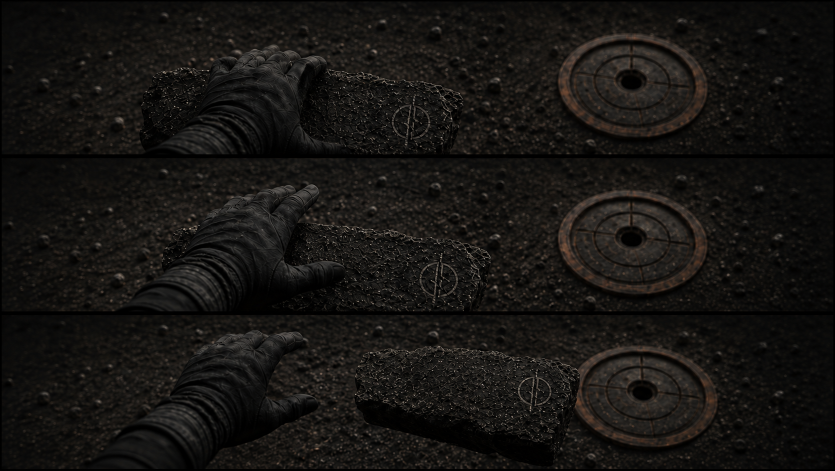
#> input picture prototypes/down-trigger-clip-preprod-v01/hand-release-test-v02.png, 1670 x 942 px (shown at 1/2 size)
$ python build_hand_release_test_v02.py
#> lines starting #> are read from the running program, lines starting #| are printed output that depends on the picture
from pathlib import Path
import random

from PIL import Image, ImageDraw


ROOT = Path(__file__).parent
SOURCE = ROOT / "hand-release-test-v02.png"
OUTPUT = ROOT / "hand-release-test-v02.gif"
FRAME_SIZE = (720, 405)
FPS = 8
EXPOSURES_PER_KEYFRAME = 4


def crop_rows(image: Image.Image):
    if image.size != (1670, 942):
        raise ValueError(f"Unexpected hand sheet size: {image.size}")
    # Exact black separators measured on the v02 board.
    boxes = [(3, 3, 1667, 309), (3, 316, 1667, 623), (3, 630, 1667, 939)]
    return [image.crop(box).convert("RGB") for box in boxes]


def letterbox(panel: Image.Image) -> Image.Image:
    scale = min(FRAME_SIZE[0] / panel.width, FRAME_SIZE[1] / panel.height)
    size = (round(panel.width * scale), round(panel.height * scale))
    resized = panel.resize(size, Image.Resampling.LANCZOS)
    canvas = Image.new("RGB", FRAME_SIZE, (7, 8, 10))
    canvas.paste(resized, ((FRAME_SIZE[0] - resized.width) // 2, (FRAME_SIZE[1] - resized.height) // 2))
    return canvas


def exposure(keyframe: Image.Image, rng: random.Random, index: int) -> Image.Image:
    frame = keyframe.rotate(rng.uniform(-0.18, 0.18), resample=Image.Resampling.BICUBIC, fillcolor=(7, 8, 10))
    shifted = Image.new("RGB", frame.size, (7, 8, 10))
    shifted.paste(frame, (rng.choice([-1, 0, 0, 1]), rng.choice([0, 0, 0, 1])))
    draw = ImageDraw.Draw(shifted, "RGBA")
    if index == 0:
        draw.ellipse((625, 50, 627, 52), fill=(210, 185, 154, 24))
    return shifted


def main():
    sheet = Image.open(SOURCE)
#> sheet is the input picture: PIL image 1670x942 RGB; mean R, G, B 22.3, 20.4, 18.1
    keyframes = [letterbox(row) for row in crop_rows(sheet)]
#> in letterbox, `scale = min(FRAME_SIZE[0] / panel.width, FRAME_SIZE[1] / panel.height)`: scale = 0.433
#> in letterbox, `size = (round(panel.width * scale), round(panel.height * scale))`: size = (720, 132)
#> in letterbox, `resized = panel.resize(size, Image.Resampling.LANCZOS)`:
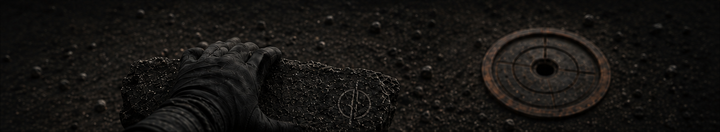
#> resized: PIL image 720x132 RGB; mean R, G, B 22.3, 20.3, 18
#> in letterbox, `canvas.paste(resized, ((FRAME_SIZE[0] - resized.width) // 2, (FRAME_SI..`:
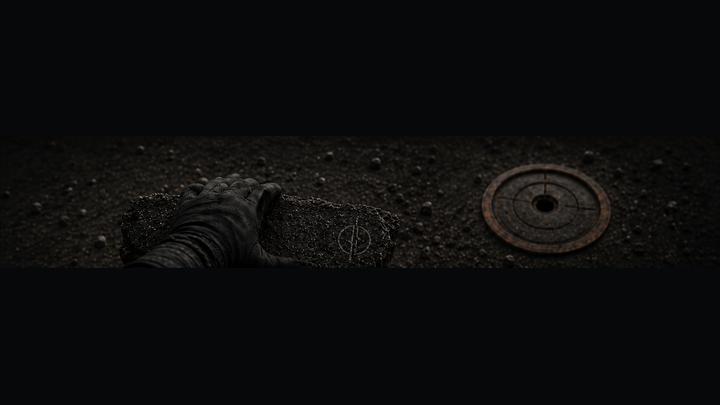
#> canvas: PIL image 720x405 RGB; mean R, G, B 12, 12, 12.6
#> in letterbox (call 2), `size = (round(panel.width * scale), round(panel.height * scale))`: size = (720, 133)
#> in letterbox (call 2), `resized = panel.resize(size, Image.Resampling.LANCZOS)`:
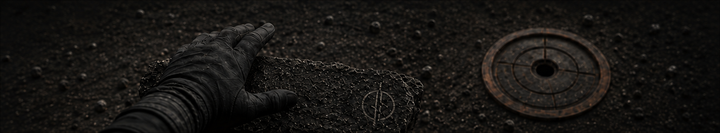
#> resized: PIL image 720x133 RGB; mean R, G, B 23.8, 21.8, 19.4
#> in letterbox (call 2), `canvas.paste(resized, ((FRAME_SIZE[0] - resized.width) // 2, (FRAME_SI..`:
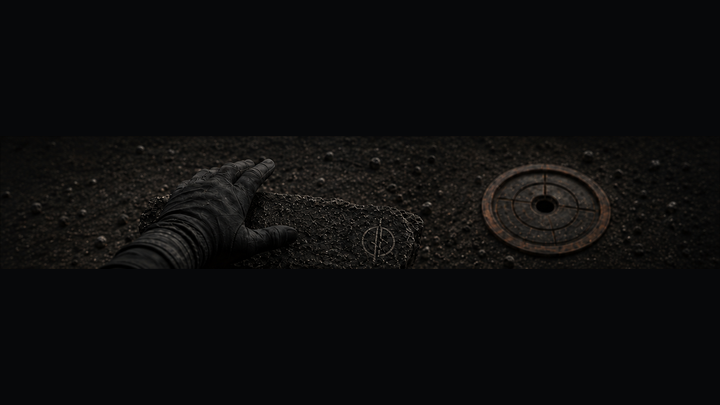
#> canvas: PIL image 720x405 RGB; mean R, G, B 12.5, 12.5, 13.1
#> in letterbox (call 3), `size = (round(panel.width * scale), round(panel.height * scale))`: size = (720, 134)
#> in letterbox (call 3), `resized = panel.resize(size, Image.Resampling.LANCZOS)`:
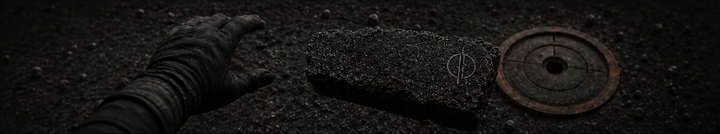
#> resized: PIL image 720x134 RGB; mean R, G, B 22.4, 20.5, 18.2
#> in letterbox (call 3), `canvas.paste(resized, ((FRAME_SIZE[0] - resized.width) // 2, (FRAME_SI..`:
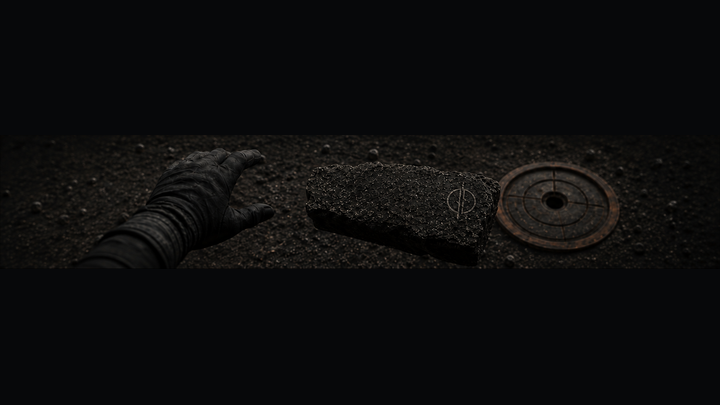
#> canvas: PIL image 720x405 RGB; mean R, G, B 12.1, 12.2, 12.7
#> keyframes = 3 items
    rng = random.Random(20260908)
    frames = [exposure(frame, rng, index) for frame in keyframes for index in range(EXPOSURES_PER_KEYFRAME)]
#> frames = 12 items
    paletted = [frame.quantize(colors=128, method=Image.Quantize.MEDIANCUT) for frame in frames]
#> paletted = 12 items
    paletted[0].save(
        OUTPUT, save_all=True, append_images=paletted[1:], duration=round(1000 / FPS),
        loop=0, disposal=2, optimize=True,
    )
    print(f"Wrote {OUTPUT} ({len(frames)} exposures, 3 keyframes, 1.50s nominal, {FRAME_SIZE[0]}x{FRAME_SIZE[1]})")
#| Wrote prototypes/down-trigger-clip-preprod-v01/hand-release-test-v02.gif (12 exposures, 3 keyframes, 1.50s nominal, 720x405)


if __name__ == "__main__":
    main()
